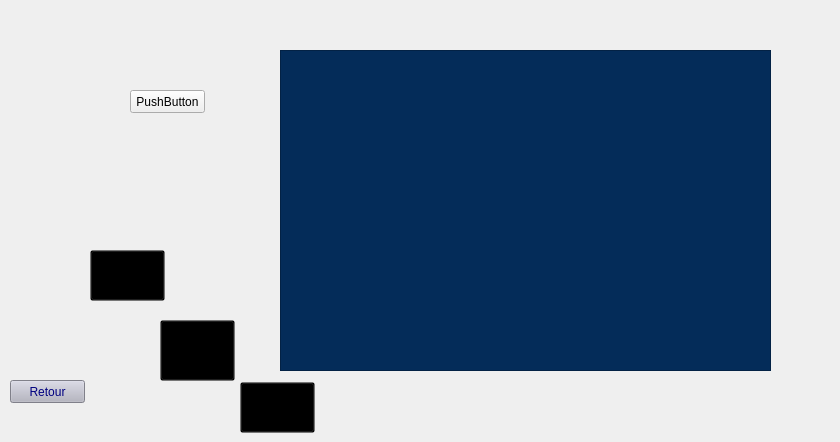
      <widget class="QWidget" name="afficherplace_3">
       <widget class="QLabel" name="label_10">
        <property name="geometry">
         <rect>
          <x>-10</x>
          <y>20</y>
          <width>831</width>
          <height>411</height>
         </rect>
        </property>
        <property name="styleSheet">
         <string notr="true">background-image: url(:/photointegrationparking/gererzone.png);</string>
        </property>
        <property name="text">
         <string/>
        </property>
       </widget>
       <widget class="QPushButton" name="modifierplace_4">
        <property name="geometry">
         <rect>
          <x>240</x>
          <y>382</y>
          <width>75</width>
          <height>51</height>
         </rect>
        </property>
        <property name="styleSheet">
         <string notr="true">background-color: transparent;</string>
        </property>
        <property name="text">
         <string/>
        </property>
       </widget>
       <widget class="QPushButton" name="ajouterplace_4">
        <property name="geometry">
         <rect>
          <x>90</x>
          <y>250</y>
          <width>75</width>
          <height>51</height>
         </rect>
        </property>
        <property name="styleSheet">
         <string notr="true">background-color: transparent;</string>
        </property>
        <property name="text">
         <string/>
        </property>
       </widget>
       <widget class="QPushButton" name="supprimerplace_3">
        <property name="geometry">
         <rect>
          <x>160</x>
          <y>320</y>
          <width>75</width>
          <height>61</height>
         </rect>
        </property>
        <property name="styleSheet">
         <string notr="true">background-color: transparent;</string>
        </property>
        <property name="text">
         <string/>
        </property>
       </widget>
       <widget class="QTableView" name="tableView">
        <property name="geometry">
         <rect>
          <x>280</x>
          <y>50</y>
          <width>491</width>
          <height>321</height>
         </rect>
        </property>
        <property name="styleSheet">
         <string notr="true">font: 14pt &quot;Bahnschrift&quot;;
font: 8pt &quot;MS Shell Dlg 2&quot;;


background-color: rgb(4, 44, 89);
color:  rgb(179, 179, 193);</string>
        </property>
       </widget>
       <widget class="QPushButton" name="retour_7">
        <property name="geometry">
         <rect>
          <x>10</x>
          <y>380</y>
          <width>75</width>
          <height>23</height>
         </rect>
        </property>
        <property name="styleSheet">
         <string notr="true">#retour_7{
	font: 18pt &quot;Bahnschrift&quot;;

	background-color: rgb(179, 179, 193);
	
	
	
	color: rgb(0, 0, 127);
	
;}


#retour_7:hover{
;

	color: rgb(255, 255, 255);
	background-color: rgb(4, 44, 89);
	}</string>
        </property>
        <property name="text">
         <string>Retour</string>
        </property>
       </widget>
       <widget class="QPushButton" name="test2">
        <property name="geometry">
         <rect>
          <x>130</x>
          <y>90</y>
          <width>75</width>
          <height>23</height>
         </rect>
        </property>
        <property name="text">
         <string>PushButton</string>
        </property>
       </widget>
      </widget>
